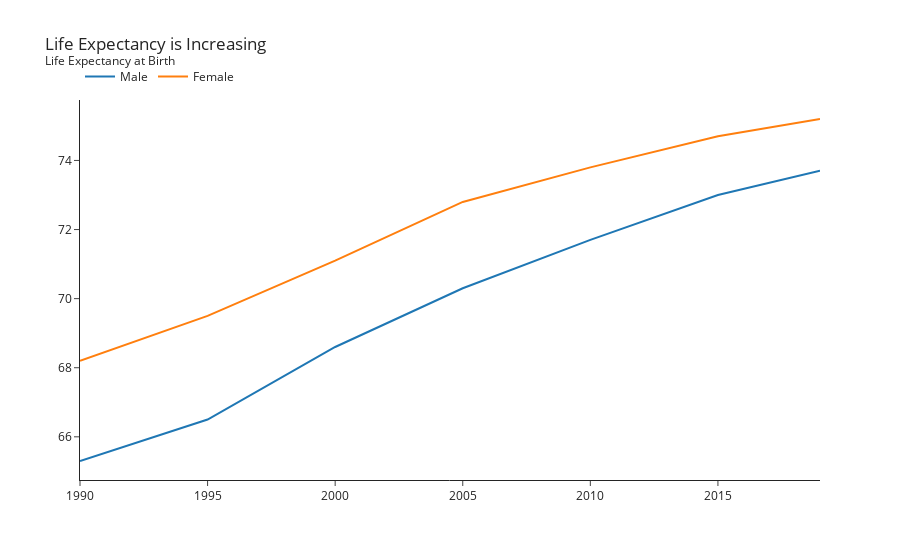

The notebook cell saved with this chart:
### Code cell
fig = px.line(life_expectancy, x='year', y='hale_years', 
              color='sex', 
              title='Life Expectancy is Increasing <br><sup>Life Expectancy at Birth</sup>')
fig.update_xaxes(title_text='')
fig.update_yaxes(title_text='')
fig.update_layout(legend=dict(title='', orientation='h', yanchor='top',
                              y=1.1, xanchor='left', x=0))
fig.show()

### Figure 1 — Plotly figure (JSON) as saved in the notebook; plotly's stock layout.template omitted (floating-point values rounded to 4 significant figures)
{"data": [{"hovertemplate": "sex=Male<br>year=%{x}<br>hale_years=%{y}<extra></extra>", "legendgroup": "Male", "line": {"color": "#1F77B4", "dash": "solid"}, "marker": {"symbol": "circle"}, "mode": "lines", "name": "Male", "orientation": "v", "showlegend": true, "type": "scatter", "x": [1990, 1995, 2000, 2005, 2010, 2015, 2019], "xaxis": "x", "y": [65.3, 66.5, 68.6, 70.3, 71.7, 73, 73.7], "yaxis": "y"}, {"hovertemplate": "sex=Female<br>year=%{x}<br>hale_years=%{y}<extra></extra>", "legendgroup": "Female", "line": {"color": "#FF7F0E", "dash": "solid"}, "marker": {"symbol": "circle"}, "mode": "lines", "name": "Female", "orientation": "v", "showlegend": true, "type": "scatter", "x": [1990, 1995, 2000, 2005, 2010, 2015, 2019], "xaxis": "x", "y": [68.2, 69.5, 71.1, 72.8, 73.8, 74.7, 75.2], "yaxis": "y"}], "layout": {"legend": {"orientation": "h", "title": {"text": ""}, "tracegroupgap": 0, "x": 0, "xanchor": "left", "y": 1.1, "yanchor": "top"}, "title": {"text": "Life Expectancy is Increasing <br><sup>Life Expectancy at Birth</sup>"}, "xaxis": {"anchor": "y", "domain": [0, 1], "title": {"text": ""}}, "yaxis": {"anchor": "x", "domain": [0, 1], "title": {"text": ""}}}}
